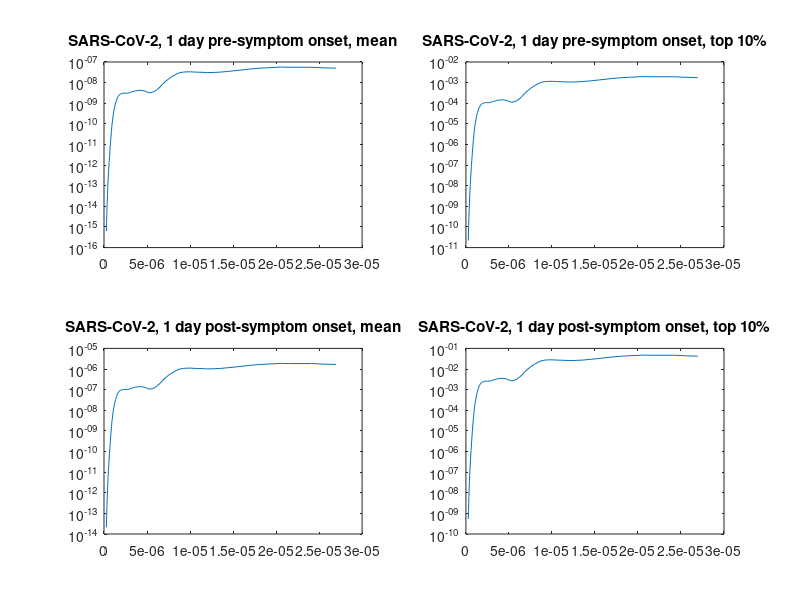

Here is the MATLAB script that generated this plot:
%This script determines the expected rate of shedding SARS-CoV-2 via 
%droplets and aerosols while breathing. 

clear all
close all
clc

%Define values
p = 997e3; %Density of water at room temperature {g/m3}
Vml_Vg = 1; %Conversion factor (volume) from g to ml for water at room
            %temperature
v_SARS2_1daypre = 5.48; %SARS-CoV-2 mean viral load, -1 day {log10 copies/ml}
uCI_1daypre = 6.70; %upper 95% CI for v_SARS2_1daypre {log10 copies/ml}
lCI_1daypre = 4.25; %lower 95% CI for v_SARS2_1daypre {log10 copies/ml}
v_SARS2_1daypre_top10 = 10.01992; %SARS-CoV-2 viral load (98th cp), -1 day {log10 copies/ml}
uCI_1daypre_top10 = 12.51300;
lCI_1daypre_top10 = 8.02355;

v_SARS2_1daypost = 7.00; %SARS-CoV-2 mean viral load, -1 day {log10 copies/ml}
uCI_1daypost = 7.58;
lCI_1daypost = 6.43;
v_SARS2_1daypost_top10 = 11.40318; %SARS-CoV-2 viral load (98th cp), -1 day {log10 copies/ml}
uCI_1daypost_top10 = 12.48296;
lCI_1daypost_top10 = 10.41681;

gamma = 0.1e-2; %viability proportion {%}

%particle profile
d = [0.276687125
0.298633223
0.322320029
0.347885609
0.375478985
0.405260995
0.437405236
0.472099075
0.509544737
0.549960492
0.593581918
0.640663282
0.691479016
0.746325322
0.805521892
0.86941378
0.938373405
1.012802727
1.078609041
1.168587651
1.254851023
1.347482227
1.453406513
1.553763084
1.661049197
1.775743331
1.906826017
2.065895288
2.238234271
2.392782578
2.558002324
2.746830186
2.962755873
3.181462029
3.446862668
3.684865811
3.956877031
4.248967706
4.562620074
4.85600163
5.077040429
5.308140622
5.59938819
5.906615958
6.230700729
6.51431402
6.810837014
7.120857344
7.511565228
7.923710508
8.358469416
8.777922362
9.218424709
9.638035261
10.07674593
10.53542613
11.01498486
11.51637246
12.04058257
12.81480545
13.51792942
14.38714735
15.4491848
16.88764783
17.97354241
19.12926122
20.54135435
21.47636974
22.65473725
24.11146211
25.43441213
26.94964454]*1e-6; %hydrated particle diameters for given respiratory activity {m}
V = (p*pi*Vml_Vg/6)* d.^3; %particle volumes {ml}
R = [0.000189985
0.000352872
0.000664703
0.00120033
0.002198296
0.003597262
0.005969944
0.010334891
0.015762654
0.024727358
0.040463504
0.059162907
0.103354972
0.165054716
0.276537901
0.468144459
0.74480181
1.120086805
1.443235714
1.865276003
2.281793084
2.642023869
2.842935297
3.115693828
3.003583118
2.842935297
2.546957027
2.120537811
1.733456166
1.443235714
1.158367999
0.94692023
0.788383993
0.6934815
0.588053505
0.507874451
0.422844581
0.352050667
0.272395128
0.210762577
0.163075104
0.135772579
0.121637283
0.117260459
0.126177474
0.14084038
0.16916199
0.195867898
0.226789916
0.253144851
0.272395128
0.282562455
0.262593648
0.235254998
0.206935948
0.175476072
0.151550518
0.130887131
0.110988738
0.09411544
0.082786202
0.074167322
0.066445755
0.059528081
0.054316789
0.047778352
0.04126394
0.035637745
0.030219841
0.025160344
0.020194163
0.016208213]; %rate of particle being expelled, corresponding to particle diameters {particles/interval}


%Initialize matrices for Poisson lamda, partitioning likelihood, variance 
%(via delta method) and expelling rate at each size
n = [0:1:140]'; %up to 140 viable virions

lambda_SARS2_1daypre = zeros(length(d),1);
uCI_1daypre_lambda = zeros(length(d),1);
lCI_1daypre_lambda = zeros(length(d),1);
P_SARS2_1daypre = zeros(length(d),length(n));
Var_SARS2_1daypre = zeros(length(d),length(n));

lambda_SARS2_1daypre_top10 = zeros(length(d),1);
uCI_1daypre_top10_lambda = zeros(length(d),1);
lCI_1daypre_top10_lambda = zeros(length(d),1);
P_SARS2_1daypre_top10 = zeros(length(d),length(n));
Var_SARS2_1daypre_top10 = zeros(length(d),length(n));

lambda_SARS2_1daypost = zeros(length(d),1);
uCI_1daypost_lambda = zeros(length(d),1);
lCI_1daypost_lambda = zeros(length(d),1);
P_SARS2_1daypost = zeros(length(d),length(n));
Var_SARS2_1daypost = zeros(length(d),length(n));

lambda_SARS2_1daypost_top10 = zeros(length(d),1);
uCI_1daypost_top10_lambda = zeros(length(d),1);
lCI_1daypost_top10_lambda = zeros(length(d),1);
P_SARS2_1daypost_top10 = zeros(length(d),length(n));
Var_SARS2_1daypost_top10 = zeros(length(d),length(n));

Expel = zeros(length(d),4); %Rate of viable SARS-CoV-2 virions being expelled
uCI = zeros(length(d),4); %upper 95% CI for each expel
lCI = zeros(length(d),4); %lower 95% CI for each expel


%Determine rates of expelling SARS-CoV-2 for the given respiratory activity
for i = 1 : length(d)
    lambda_SARS2_1daypre(i) = (10^v_SARS2_1daypre)* V(i)*gamma;
    uCI_1daypre_lambda(i) = (10^uCI_1daypre)* V(i)*gamma;
    lCI_1daypre_lambda(i) = (10^lCI_1daypre)* V(i)*gamma;
    lambda_SARS2_1daypre_top10(i) = (10^v_SARS2_1daypre_top10)* V(i)*gamma;
    uCI_1daypre_top10_lambda(i) = (10^uCI_1daypre_top10)* V(i)*gamma;
    lCI_1daypre_top10_lambda(i) = (10^lCI_1daypre_top10)* V(i)*gamma;
    lambda_SARS2_1daypost(i) = (10^v_SARS2_1daypost)* V(i)*gamma;
    uCI_1daypost_lambda(i) = (10^uCI_1daypost)* V(i)*gamma;
    lCI_1daypost_lambda(i) = (10^lCI_1daypost)* V(i)*gamma;
    lambda_SARS2_1daypost_top10(i) = (10^v_SARS2_1daypost_top10)* V(i)*gamma;
    uCI_1daypost_top10_lambda(i) = (10^uCI_1daypost_top10)* V(i)*gamma;
    lCI_1daypost_top10_lambda(i) = (10^lCI_1daypost_top10)* V(i)*gamma;
    
        for k = 1 : length(n)
        P_SARS2_1daypre(i,k) = (lambda_SARS2_1daypre(i)^n(k))* ...
            exp(-lambda_SARS2_1daypre(i))/ factorial(n(k));        
        P_SARS2_1daypre_top10(i,k) = (lambda_SARS2_1daypre_top10(i)^n(k))* ...
            exp(-lambda_SARS2_1daypre_top10(i))/ factorial(n(k));
        P_SARS2_1daypost(i,k) = (lambda_SARS2_1daypost(i)^n(k))* ...
            exp(-lambda_SARS2_1daypost(i))/ factorial(n(k));
        P_SARS2_1daypost_top10(i,k) = (lambda_SARS2_1daypost_top10(i)^n(k))* ...
            exp(-lambda_SARS2_1daypost_top10(i))/ factorial(n(k));
        
        end
end

Expel(:,1) = P_SARS2_1daypre*n.*R;
Expel(:,2) = P_SARS2_1daypre_top10* n.*R;
Expel(:,3) = P_SARS2_1daypost* n.*R;
Expel(:,4) = P_SARS2_1daypost_top10* n.*R;

uCI(:,1) = uCI_1daypre_lambda.*R - Expel(:,1);
uCI(:,2) = uCI_1daypre_top10_lambda.*R - Expel(:,2);
uCI(:,3) = uCI_1daypost_lambda.*R - Expel(:,3);
uCI(:,4) = uCI_1daypost_top10_lambda.*R - Expel(:,4);

lCI(:,1) = Expel(:,1) - lCI_1daypre_lambda.*R;
lCI(:,2) = Expel(:,2) - lCI_1daypre_top10_lambda.*R;
lCI(:,3) = Expel(:,3) - lCI_1daypost_lambda.*R;
lCI(:,4) = Expel(:,4) - lCI_1daypost_top10_lambda.*R;


subplot(2,2,1)
plot(d,Expel(:,1))
title('SARS-CoV-2, 1 day pre-symptom onset, mean')
set(gca,'YScale','log')
hold on
hold off

subplot(2,2,2)
plot(d,Expel(:,2))
title('SARS-CoV-2, 1 day pre-symptom onset, top 10%')
set(gca,'YScale','log')

subplot(2,2,3)
plot(d,Expel(:,3))
title('SARS-CoV-2, 1 day post-symptom onset, mean')
set(gca,'YScale','log')

subplot(2,2,4)
plot(d,Expel(:,4))
title('SARS-CoV-2, 1 day post-symptom onset, top 10%')
set(gca,'YScale','log')